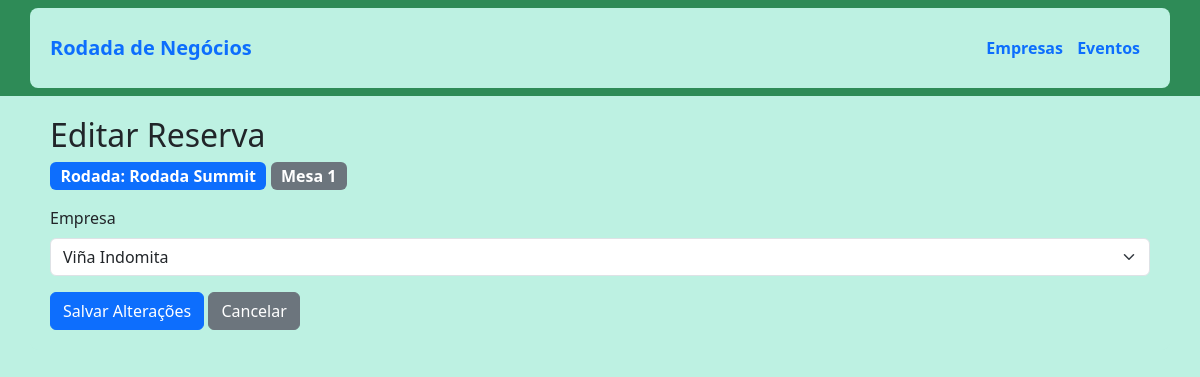
The app's page /reserva/1/editar/ (signed in) with its own data.
### core/models.py (models this page shows, shortened)
class Rodada(models.Model):
    DURACOES = [
        (15, "15 minutos"),
        (20, "20 minutos"),
        (30, "30 minutos"),
    ]
    nome = models.CharField(max_length=100)
    duracao = models.IntegerField(choices=DURACOES, default=20)
    inicio_ro = models.TimeField(default=timezone.now)
    fim_ro = models.TimeField(default=timezone.now)
    evento = models.ForeignKey(
        Evento,
        on_delete=models.CASCADE,
        related_name="rodadas"
    )

class Mesa(models.Model):
    numero = models.PositiveIntegerField()
    nome = models.CharField(max_length=100, blank=True, null=True)
    rodada = models.ForeignKey(Rodada, on_delete=models.CASCADE, related_name="mesas")
    class Meta:
        unique_together = ("numero", "rodada")  # evita duplicação de mesas na mesma rodada

class Reserva(models.Model):
    mesa = models.ForeignKey(Mesa, on_delete=models.CASCADE, related_name="reservas")
    empresa = models.ForeignKey(Empresa, on_delete=models.CASCADE)
    horario = models.TimeField(null=True, blank=True)  # opcional, se quiser registrar
    class Meta:
        unique_together = ('mesa', 'empresa')

class Empresa(models.Model):
    nome = models.CharField(max_length=255)
    descricao = models.TextField(blank=True)
    site = models.CharField(blank=True)
    segmento = models.CharField(max_length=255, blank=True)

### core/views.py (the view, shortened to what this page needs)
# urls.py: path('reserva/<int:reserva_id>/editar/', views.reserva_editar, name='reserva_editar'),
def reserva_editar(request, reserva_id):
    reserva = get_object_or_404(Reserva, id=reserva_id)
    mesa = reserva.mesa
    rodada = mesa.rodada
    empresas = Empresa.objects.all()
    context = {
        "reserva": reserva,
        "mesa": mesa,
        "rodada": rodada,
        "empresas": empresas,
    }
    return render(request, "core/reserva_editar.html", context)

### core/templates/core/reserva_editar.html (shortened to what this page needs)
{% extends 'core/base.html' %}
{% load static %}
{% block content %}
<h2>Editar Reserva</h2>
<div class="mb-3">
    <span class="badge bg-primary fs-6">
        Rodada: {{ rodada.nome }}
    </span>
    <span class="badge bg-secondary fs-6">
        Mesa {{ mesa.numero }}
    </span>
</div>
<form method="post" class="mt-3">
    <div class="mb-3">
        <label class="form-label">Empresa</label>
        <select name="empresa" class="form-select" required>
            {% for e in empresas %}
                <option value="{{ e.id }}"
                    {% if e.id == reserva.empresa.id %}selected{% endif %}>
                    {{ e.nome }}
                </option>
            {% endfor %}
        </select>
    </div>
    <button class="btn btn-primary">Salvar Alterações</button>
    <a href="{% url 'core:mesas_da_rodada' rodada.id %}" class="btn btn-secondary">
        Cancelar
    </a>
</form>
{% endblock %}

### core/static/core/css/style.css (style rules this page uses)
body { background-color: #bdf1e2; }

### records on screen
Rodada: nome "Rodada Summit"
Mesa: numero "1"
Reserva: empresa "Viña Indomita"
